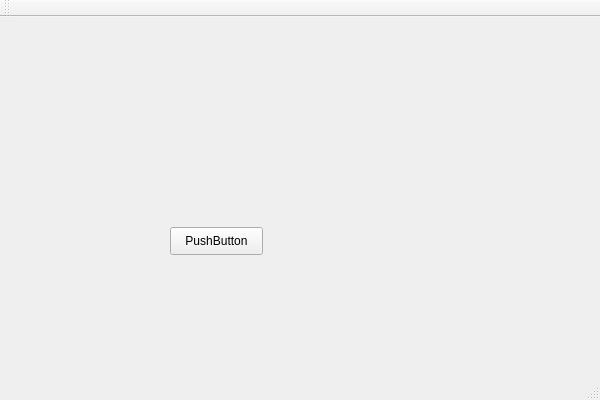
<?xml version="1.0" encoding="UTF-8"?>
<ui version="4.0">
 <class>qtdemoClass</class>
 <widget class="QMainWindow" name="qtdemoClass">
  <property name="geometry">
   <rect>
    <x>0</x>
    <y>0</y>
    <width>600</width>
    <height>400</height>
   </rect>
  </property>
  <property name="windowTitle">
   <string>qtdemo</string>
  </property>
  <widget class="QWidget" name="centralWidget">
   <widget class="QPushButton" name="btnHello">
    <property name="geometry">
     <rect>
      <x>170</x>
      <y>210</y>
      <width>93</width>
      <height>28</height>
     </rect>
    </property>
    <property name="text">
     <string>PushButton</string>
    </property>
   </widget>
  </widget>
  <widget class="QMenuBar" name="menuBar">
   <property name="geometry">
    <rect>
     <x>0</x>
     <y>0</y>
     <width>600</width>
     <height>26</height>
    </rect>
   </property>
  </widget>
  <widget class="QToolBar" name="mainToolBar">
   <attribute name="toolBarArea">
    <enum>TopToolBarArea</enum>
   </attribute>
   <attribute name="toolBarBreak">
    <bool>false</bool>
   </attribute>
  </widget>
  <widget class="QStatusBar" name="statusBar"/>
 </widget>
 <layoutdefault spacing="6" margin="11"/>
 <resources>
  <include location="qtdemo.qrc"/>
 </resources>
 <connections/>
</ui>
